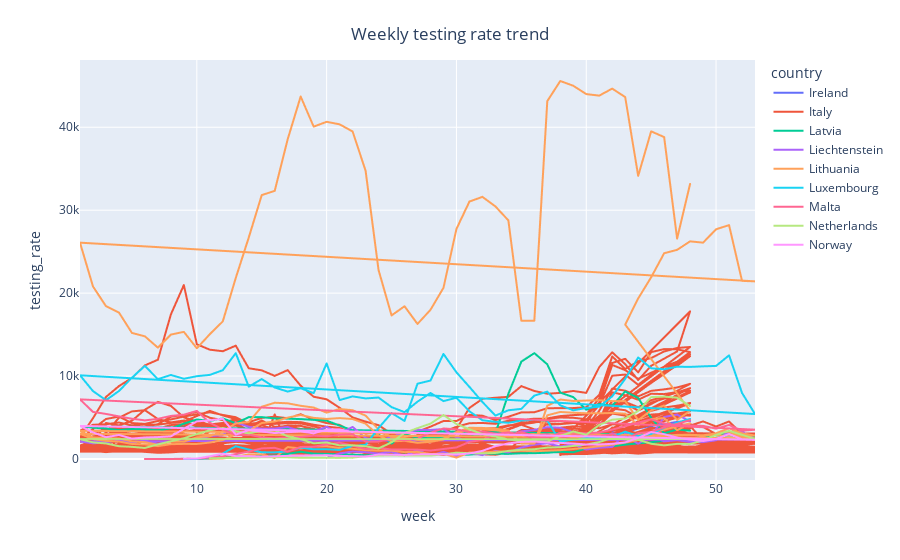

Source (notebook cell):
### Code cell
fig1 = px.line(eu_tests_df, x = 'week', y ='testing_rate', color = 'country')
fig1.update_layout(
    title={
            'text' : "Weekly testing rate trend",
            'y':0.95,
            'x':0.5
        },
    xaxis_title="week",
    yaxis_title="testing_rate"
)
fig1.show()
